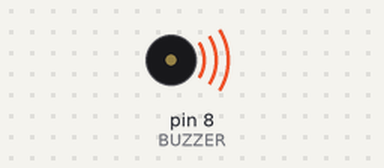
A sketch run on a simulated Arduino Uno, built with avr-gcc and run on an emulated ATmega328P. Shown: buzzer (waves = sounding).

Above: at 0.2 s.
At 4.95 s:
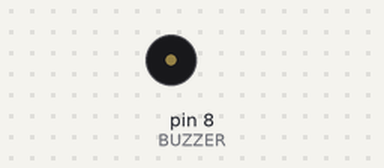
Timing chart, 0 to 5.2 s (numbered marks = the images above):
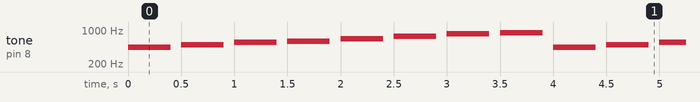

Measured:
- by itself, tone on pin 8 (BUZZER): repeats every 4.0 s: silent 0.10 s, 494 Hz 0.40 s, silent 0.10 s, 554 Hz 0.40 s, silent 0.10 s, 587 Hz 0.40 s, silent 0.10 s, 659 Hz 0.40 s, silent 0.10 s, 740 Hz 0.40 s, silent 0.10 s, 831 Hz 0.40 s, silent 0.10 s, 880 Hz 0.40 s, silent 0.10 s, 440 Hz 0.40 s

The sketch:

Ch_8_6_basic_musical_scale_separate_function.ino
```cpp
/* basic_musical_scale_separate_function

   copy and paste this program into the Arduino IDE
   name this program basic_musical_scale_separate_function

   Plays Do-Re-Mi... on the buzzer connected to D8
   introduces the use of #define rather than use of int for notes
 */

//  ------------------------------------------------------------------------------------
// declare and initialize outside of any function so they are global
#define DO  	440		// declare and initialize outside of any function so they are global
#define RE  	494		// later we will reconsider where these should be placed
#define MI  	554
#define FA  	587
#define SOL	659
#define LA  	740
#define TI  	831
#define DO2  	880
#define BUZZER 	8		// the buzzer is on D8

int toneArray[] = {DO, RE, MI, FA, SOL, LA, TI, DO2};	// probably move this to playScale function
							// so other functions can’t change the values
// --------------------------------------------------------------------------
void setup() {
  pinMode(BUZZER, OUTPUT);
}

// ---------------------------------------------------------------------------
void loop() {
  playScale();					// call the playScale function to play the scale
}

// ---------------------------------------------------------------------------
void playScale() {
   for(int i = 0 ; i < 8 ; i++) {
	tone(BUZZER, toneArray[i]);	// sent the frequency toneArray[i] to the pin “buzzer”
       	delay(400);
        noTone(BUZZER);
        delay(100);
   }

}
```
